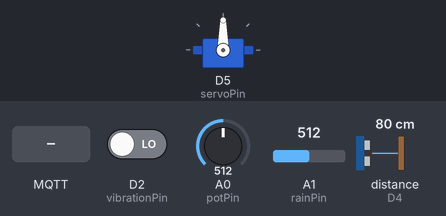
Bench run of a sketch on a simulated Arduino Nano 33 IoT. Shown: servo. Wiring (inferred from the names in the program): ultrasonic range finder: trigger D3; echo D4. The test bench sets the inputs (shaded band); at power-on: A0 (potPin) = 512, A1 (rainPin) = 512, D2 (vibrationPin) LOW, distance to the obstacle (sensor on D4) 80 cm. The echo pulse lasts 58.3 µs per cm; WiFi joins after 1.5 s; servers stay silent unless stated; random numbers use the default seed unless the sketch sets one; no MQTT or app messages arrive unless stated; what the sketch prints to the serial monitor is not drawn.

Above: at 5.7 s.
5.8 s: A0 (potPin) set to 558
At 6.6 s:
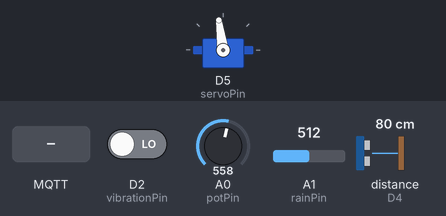
7.3 s: A0 (potPin) set to 580
At 7.8 s:
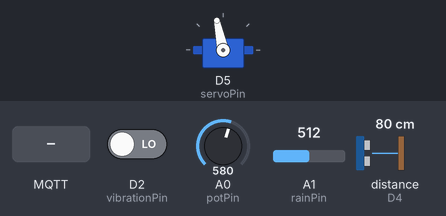
8.8 s: MQTT message "SERVO:" arrives on the first subscribed topic
At 9.2 s:
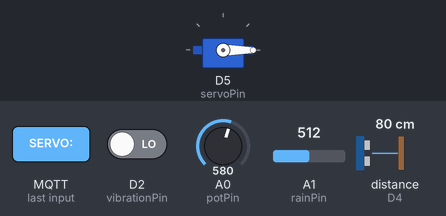
12.5 s: A1 (rainPin) set to 108
14.0 s: A1 (rainPin) set to 94
Timing chart, 0 to 16.5 s (numbered marks = the images above; inputs shaded):
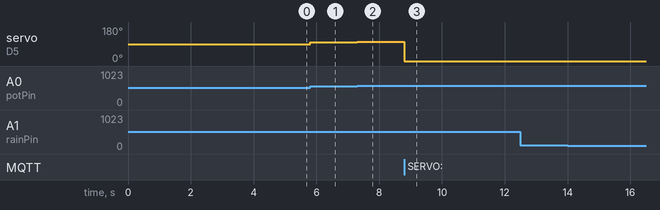

Measured:
- after the input at 5.8 s, servo on D5 (servoPin): 90° → 98° at once
- after the input at 7.3 s, servo on D5 (servoPin): 98° → 102° at once
- after the input at 8.8 s, servo on D5 (servoPin): 102° → 0° at once
- after the input at 12.5 s, every drawn part: stays the same
- after the input at 14.0 s, every drawn part: stays the same

The sketch:

sketch_turbine.ino
```cpp
#include <WiFiNINA.h>
#include <PubSubClient.h>
#include <Servo.h>

// =========================
// WiFi + MQTT
// =========================
const char WIFI_SSID[] = "YourWifi";
const char WIFI_PASS[] = "Passwords";

const char MQTT_BROKER[] = "...";  // broker.hivemq.com
const int MQTT_PORT = 1883;

const char STATUS_TOPIC[]  = "dat/smart_turbine/status";
const char COMMAND_TOPIC[] = "dat/smart_turbine/command";

WiFiClient wifiClient;
PubSubClient mqttClient(wifiClient);
Servo turbineServo;

// =========================
// Pins
// =========================
const int potPin       = A0;
const int rainPin      = A1;
const int vibrationPin = 2;
const int trigPin      = 3;
const int echoPin      = 4;
const int servoPin     = 5;

// =========================
// Thresholds
// =========================
const int rainThreshold        = 400;
const int wildlifeDistanceLimit = 15;
const int servoHome            = 90;

// =========================
// System state
// =========================
String systemMode  = "AUTO";
String lastCommand = "NONE";

bool wildlifeAlert   = false;
bool stormAlert      = false;
bool vibrationAlert  = false;
bool ultrasonicFault = false;
bool wifiWasConnected = false;
bool riskActive      = false;   // track status risk to avoid spam IFTTT

float lastValidDistance = 100.0;
int   ultrasonicFailCount = 0;
const int maxUltrasonicFails = 5;

int currentServoAngle = servoHome;

// =========================
// Timing
// =========================
unsigned long lastStatusTime   = 0;
unsigned long lastWiFiAttempt  = 0;
unsigned long lastMQTTAttempt  = 0;
unsigned long lastCommandTime  = 0;
unsigned long lastIFTTTTime    = 0;

const unsigned long statusInterval   = 500;
const unsigned long reconnectInterval = 5000;
const unsigned long commandTimeout   = 10000;
const unsigned long iftttCooldown    = 60000;

// =========================
// IFTTT Config
// =========================
const char IFTTT_KEY[]   = "YourKey";
const char IFTTT_EVENT[] = "turbine_alert";
const char IFTTT_HOST[]  = "maker.ifttt.com";

// =========================
// Setup
// =========================
void setup() {
  Serial.begin(9600);
  delay(2000);

  setupPins();
  setupServo();
  setupMQTT();
  connectWiFi();

  Serial.println("Smart Wind Turbine MQTT System Ready");
}

// =========================
// Main loop
// =========================
void loop() {
  maintainWiFi();
  maintainMQTT();
  handleCommunicationFallback();

  if (mqttClient.connected()) {
    mqttClient.loop();
  }

  readSensors();
  updateMode();
  controlTurbine();

  if (millis() - lastStatusTime >= statusInterval) {
    publishStatus();
    lastStatusTime = millis();
  }
}

// =========================
// Setup helpers
// =========================
void setupPins() {
  pinMode(vibrationPin, INPUT);
  pinMode(trigPin, OUTPUT);
  pinMode(echoPin, INPUT);
}

void setupServo() {
  turbineServo.attach(servoPin);
  moveServo(servoHome);
  delay(1000);
}

void setupMQTT() {
  mqttClient.setServer(MQTT_BROKER, MQTT_PORT);
  mqttClient.setCallback(handleMQTTCommand);
  mqttClient.setBufferSize(512);
}

// =========================
// Connecting WiFi
// =========================
void connectWiFi() {
  Serial.print("Connecting to WiFi: ");
  Serial.println(WIFI_SSID);

  WiFi.begin(WIFI_SSID, WIFI_PASS);

  unsigned long start = millis();
  while (WiFi.status() != WL_CONNECTED && millis() - start < 10000) {
    delay(500);
    Serial.print(".");
  }
  Serial.println();

  if (WiFi.status() == WL_CONNECTED) {
    Serial.print("WiFi connected! IP: ");
    Serial.println(WiFi.localIP());
    wifiWasConnected = true;
  } else {
    Serial.println("WiFi failed. Continuing in AUTO mode...");
  }
}

// =========================
// WiFi maintenance - NON-BLOCKING
// =========================
void maintainWiFi() {
  bool currentlyConnected = (WiFi.status() == WL_CONNECTED);

  if (wifiWasConnected && !currentlyConnected) {
    Serial.println("WiFi lost! Resetting...");
    WiFi.disconnect();
    WiFi.end();
    mqttClient.disconnect();
    lastMQTTAttempt = 0;
    delay(500);
  }

  wifiWasConnected = currentlyConnected;
  if (currentlyConnected) return;

  if (millis() - lastWiFiAttempt >= reconnectInterval) {
    lastWiFiAttempt = millis();
    Serial.println("Retrying WiFi...");
    WiFi.begin(WIFI_SSID, WIFI_PASS);
  }
}

// =========================
// MQTT maintenance - NON-BLOCKING
// =========================
void maintainMQTT() {
  if (WiFi.status() != WL_CONNECTED) return;
  if (mqttClient.connected()) return;

  if (millis() - lastMQTTAttempt >= reconnectInterval) {
    lastMQTTAttempt = millis();

    String clientId = "Nano33IoT_Turbine_";
    clientId += String(random(1000, 9999));

    Serial.println("Connecting to MQTT...");

    if (mqttClient.connect(clientId.c_str())) {
      Serial.println("MQTT connected!");
      mqttClient.subscribe(COMMAND_TOPIC);
    } else {
      int rc = mqttClient.state();
      Serial.print("MQTT failed, rc=");
      Serial.print(rc);
      switch (rc) {
        case -4: Serial.println(" (TIMEOUT)"); break;
        case -3: Serial.println(" (LOST)"); break;
        case -2: Serial.println(" (FAILED - broker unreachable)"); break;
        case -1: Serial.println(" (DISCONNECTED)"); break;
        case  1: Serial.println(" (BAD PROTOCOL)"); break;
        case  2: Serial.println(" (BAD CLIENT ID)"); break;
        case  3: Serial.println(" (UNAVAILABLE)"); break;
        case  4: Serial.println(" (BAD CREDENTIALS)"); break;
        case  5: Serial.println(" (UNAUTHORIZED)"); break;
        default: Serial.println(" (UNKNOWN)"); break;
      }
    }
  }
}

// =========================
// IFTTT Webhook
// =========================
void sendIFTTT(String value1, String value2, String value3) {
  if (WiFi.status() != WL_CONNECTED) return;
  if (millis() - lastIFTTTTime < iftttCooldown) return;

  WiFiClient httpClient;

  String body = "{\"value1\":\"" + value1 + "\","
                + "\"value2\":\"" + value2 + "\","
                + "\"value3\":\"" + value3 + "\"}";

  String path = "/trigger/";
  path += IFTTT_EVENT;
  path += "/with/key/";
  path += IFTTT_KEY;

  if (httpClient.connect(IFTTT_HOST, 80)) {
    httpClient.println("POST " + path + " HTTP/1.1");
    httpClient.println("Host: " + String(IFTTT_HOST));
    httpClient.println("Content-Type: application/json");
    httpClient.println("Content-Length: " + String(body.length()));
    httpClient.println("Connection: close");
    httpClient.println();
    httpClient.println(body);

    lastIFTTTTime = millis();
    Serial.println("IFTTT alert sent: " + value1);

    httpClient.stop();
  } else {
    Serial.println("IFTTT connection failed");
  }
}

// =========================
// Fault tolerance
// =========================
void handleCommunicationFallback() {
  bool communicationLost =
    WiFi.status() != WL_CONNECTED ||
    !mqttClient.connected();

  if (communicationLost && systemMode == "MANUAL") {
    if (millis() - lastCommandTime > commandTimeout) {
      systemMode = "AUTO";
      lastCommand = "AUTO_FALLBACK";
      Serial.println("Communication lost. Returning to AUTO mode.");
    }
  }
}

// =========================
// MQTT command handling
// =========================
void handleMQTTCommand(char* topic, byte* payload, unsigned int length) {
  String command = "";
  for (unsigned int i = 0; i < length; i++) {
    command += (char)payload[i];
  }

  command.trim();
  command.toUpperCase();
  if (command.length() == 0) return;

  lastCommand = command;
  lastCommandTime = millis();

  Serial.print("MQTT command received: ");
  Serial.println(command);

  if (command == "AUTO") {
    systemMode = "AUTO";
    riskActive = false;
  }
  else if (command == "CENTER") {
    moveServo(servoHome);
    systemMode = "AUTO";
    riskActive = false;
  }
  else if (command.startsWith("SERVO:")) {
    int angle = command.substring(6).toInt();
    systemMode = "MANUAL";
    moveServo(angle);
  }
}

// =========================
// Sensor reading
// =========================
void readSensors() {
  int rainValue      = analogRead(rainPin);
  int vibrationValue = digitalRead(vibrationPin);
  float distance     = readDistanceSafe();

  wildlifeAlert  = false;
  stormAlert     = false;
  vibrationAlert = false;

  if (!ultrasonicFault && distance < wildlifeDistanceLimit) {
    wildlifeAlert = true;
  }
  if (rainValue < rainThreshold) {
    stormAlert = true;
  }
  if (vibrationValue == HIGH) {
    vibrationAlert = true;
  }
}

float readDistanceSafe() {
  digitalWrite(trigPin, LOW);
  delayMicroseconds(2);
  digitalWrite(trigPin, HIGH);
  delayMicroseconds(10);
  digitalWrite(trigPin, LOW);

  long duration = pulseIn(echoPin, HIGH, 30000);

  if (duration == 0) {
    ultrasonicFailCount++;
    if (ultrasonicFailCount >= maxUltrasonicFails) ultrasonicFault = true;
    return lastValidDistance;
  }

  float distance = duration * 0.034 / 2;

  if (distance < 2 || distance > 400) {
    ultrasonicFailCount++;
    if (ultrasonicFailCount >= maxUltrasonicFails) ultrasonicFault = true;
    return lastValidDistance;
  }

  ultrasonicFailCount = 0;
  ultrasonicFault = false;
  lastValidDistance = distance;
  return distance;
}

// =========================
// Mode logic + IFTTT trigger
// =========================
void updateMode() {
  bool seriousRisk = stormAlert || vibrationAlert || wildlifeAlert || ultrasonicFault;

  if (systemMode == "AUTO" && seriousRisk) {
    moveServo(servoHome);
    Serial.println("Risk detected! Centering servo.");

    // Chỉ gửi IFTTT khi risk mới xuất hiện (không spam)
    if (!riskActive) {
      riskActive = true;

      String alerts = "";
      if (wildlifeAlert)   alerts += "Wildlife ";
      if (stormAlert)      alerts += "Storm ";
      if (vibrationAlert)  alerts += "Vibration ";
      if (ultrasonicFault) alerts += "UltrasonicFault";

      sendIFTTT(
        alerts,
        "Mode: AUTO | Servo: CENTER",
        "Dist: " + String(lastValidDistance, 1) + "cm"
      );
    }
  }

  if (!seriousRisk) {
    riskActive = false;
  }
}

// =========================
// Turbine control
// =========================
void controlTurbine() {
  // Nếu có risk → servo đã center trong updateMode, không override
  if (systemMode == "AUTO" && !riskActive) {
    int windValue = analogRead(potPin);
    int angle = map(windValue, 0, 1023, 0, 180);
    moveServo(angle);
  }
}

void moveServo(int angle) {
  angle = constrain(angle, 0, 180);
  if (angle != currentServoAngle) {
    turbineServo.write(angle);
    currentServoAngle = angle;
  }
}

// =========================
// Publish status
// =========================
void publishStatus() {
  int windValue      = analogRead(potPin);
  int rainValue      = analogRead(rainPin);
  int vibrationValue = digitalRead(vibrationPin);

  String json = "{";
  json += "\"mode\":\""           + systemMode + "\",";
  json += "\"servo\":"            + String(currentServoAngle) + ",";
  json += "\"wind\":"             + String(windValue) + ",";
  json += "\"rain\":"             + String(rainValue) + ",";
  json += "\"vibration\":"        + String(vibrationValue) + ",";
  json += "\"distance\":"         + String(lastValidDistance, 1) + ",";
  json += "\"wildlife\":"         + String(wildlifeAlert   ? 1 : 0) + ",";
  json += "\"storm\":"            + String(stormAlert      ? 1 : 0) + ",";
  json += "\"vibrationAlert\":"   + String(vibrationAlert  ? 1 : 0) + ",";
  json += "\"ultrasonicFault\":"  + String(ultrasonicFault ? 1 : 0) + ",";
  json += "\"ultrasonicFailCount\":" + String(ultrasonicFailCount) + ",";
  json += "\"wifi\":\""  + String(WiFi.status() == WL_CONNECTED ? "CONNECTED" : "DISCONNECTED") + "\",";
  json += "\"mqtt\":\""  + String(mqttClient.connected()        ? "CONNECTED" : "DISCONNECTED") + "\",";
  json += "\"lastCommand\":\"" + lastCommand + "\"";
  json += "}";

  Serial.println(json);

  if (mqttClient.connected()) {
    mqttClient.publish(STATUS_TOPIC, json.c_str());
  }
}
```
